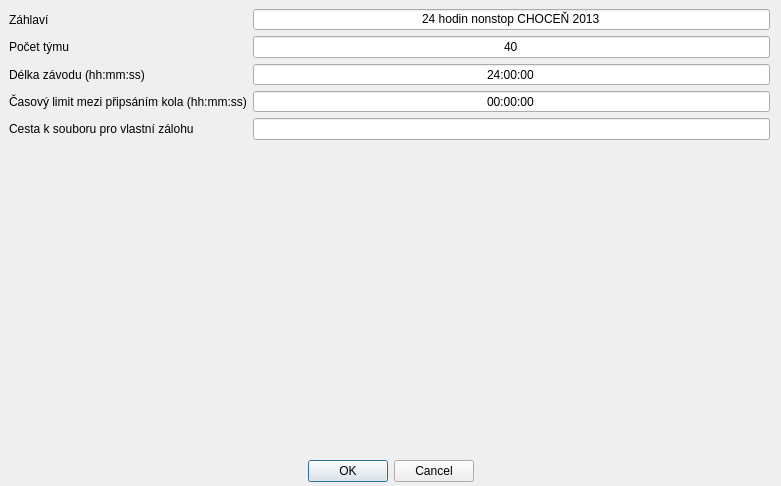
<?xml version="1.0" encoding="UTF-8"?>
<ui version="4.0">
 <class>Settings</class>
 <widget class="QWidget" name="Settings">
  <property name="geometry">
   <rect>
    <x>0</x>
    <y>0</y>
    <width>781</width>
    <height>486</height>
   </rect>
  </property>
  <property name="windowTitle">
   <string>Form</string>
  </property>
  <widget class="QWidget" name="gridLayoutWidget">
   <property name="geometry">
    <rect>
     <x>9</x>
     <y>299</y>
     <width>761</width>
     <height>161</height>
    </rect>
   </property>
   <layout class="QGridLayout" name="teamPrintLayout">
    <property name="sizeConstraint">
     <enum>QLayout::SetMaximumSize</enum>
    </property>
    <property name="leftMargin">
     <number>6</number>
    </property>
   </layout>
  </widget>
  <widget class="QWidget" name="horizontalLayoutWidget">
   <property name="geometry">
    <rect>
     <x>10</x>
     <y>140</y>
     <width>761</width>
     <height>161</height>
    </rect>
   </property>
   <layout class="QHBoxLayout" name="teamsLayout"/>
  </widget>
  <widget class="QWidget" name="formLayoutWidget">
   <property name="geometry">
    <rect>
     <x>9</x>
     <y>9</y>
     <width>761</width>
     <height>131</height>
    </rect>
   </property>
   <layout class="QFormLayout" name="settingsLayout">
    <property name="fieldGrowthPolicy">
     <enum>QFormLayout::AllNonFixedFieldsGrow</enum>
    </property>
    <item row="0" column="0">
     <widget class="QLabel" name="headlineLabel">
      <property name="text">
       <string>Záhlaví</string>
      </property>
     </widget>
    </item>
    <item row="0" column="1">
     <widget class="QLineEdit" name="headlineLineEdit">
      <property name="text">
       <string>24 hodin nonstop CHOCEŇ 2013</string>
      </property>
      <property name="alignment">
       <set>Qt::AlignCenter</set>
      </property>
     </widget>
    </item>
    <item row="1" column="0">
     <widget class="QLabel" name="teamsCountLabel">
      <property name="text">
       <string>Počet týmu</string>
      </property>
     </widget>
    </item>
    <item row="1" column="1">
     <widget class="QLineEdit" name="teamsCountLineEdit">
      <property name="text">
       <string>40</string>
      </property>
      <property name="alignment">
       <set>Qt::AlignCenter</set>
      </property>
     </widget>
    </item>
    <item row="3" column="0">
     <widget class="QLabel" name="asovLimitMeziPIpsNMKolaLabel">
      <property name="text">
       <string>Časový limit mezi připsáním kola (hh:mm:ss)</string>
      </property>
     </widget>
    </item>
    <item row="3" column="1">
     <widget class="QLineEdit" name="roundAdditionLimitLineEdit">
      <property name="text">
       <string>00:00:00</string>
      </property>
      <property name="alignment">
       <set>Qt::AlignCenter</set>
      </property>
     </widget>
    </item>
    <item row="4" column="0">
     <widget class="QLabel" name="cestaKSouboruProVlastnZLohuLabel">
      <property name="text">
       <string>Cesta k souboru pro vlastní zálohu</string>
      </property>
     </widget>
    </item>
    <item row="4" column="1">
     <widget class="QLineEdit" name="filepathLineEdit">
      <property name="alignment">
       <set>Qt::AlignCenter</set>
      </property>
     </widget>
    </item>
    <item row="2" column="0">
     <widget class="QLabel" name="raceLengthLabel">
      <property name="text">
       <string>Délka závodu (hh:mm:ss)</string>
      </property>
     </widget>
    </item>
    <item row="2" column="1">
     <widget class="QLineEdit" name="raceLengthLineEdit">
      <property name="text">
       <string>24:00:00</string>
      </property>
      <property name="alignment">
       <set>Qt::AlignCenter</set>
      </property>
     </widget>
    </item>
   </layout>
  </widget>
  <widget class="QDialogButtonBox" name="buttonBox">
   <property name="geometry">
    <rect>
     <x>10</x>
     <y>460</y>
     <width>761</width>
     <height>23</height>
    </rect>
   </property>
   <property name="standardButtons">
    <set>QDialogButtonBox::Cancel|QDialogButtonBox::Ok</set>
   </property>
   <property name="centerButtons">
    <bool>true</bool>
   </property>
  </widget>
 </widget>
 <resources/>
 <connections/>
</ui>
